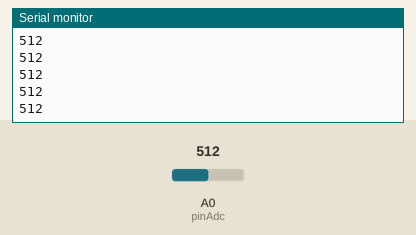
Simulated run of this sketch. Board: Arduino Uno, built with avr-gcc and run on an emulated ATmega328P. On the bench: the last lines printed to the serial monitor. Inputs (shaded band) come from the test bench; at power-on: A0 (pinAdc) = 512.

Above: at 1.2 s.
1.3 s: A0 (pinAdc) set to 716
At 2.0 s:
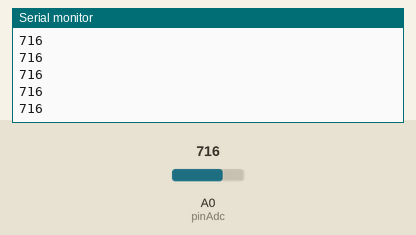
2.8 s: A0 (pinAdc) set to 900
At 3.9 s:
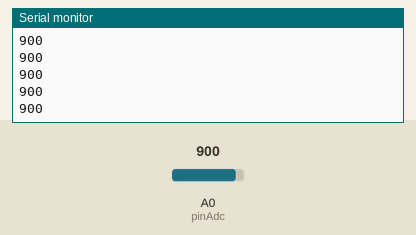
Timing chart, 0 to 5.8 s (numbered marks = the images above; inputs shaded):
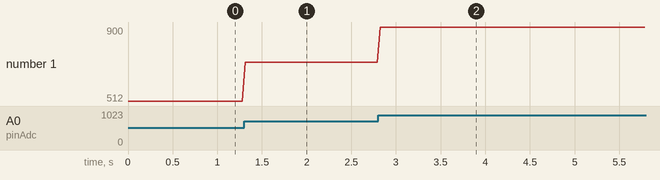

The sketch:

soundsensor.ino
```cpp
// test code for Grove - Sound Sensor
// git test 2

#define pinAdc A0

void setup()
{
    Serial.begin(115200);
    //Serial.println("Grove - Sound Sensor Test...");
}

void loop()
{
    long sum = 0;
    for(int i=0; i<32; i++)
    {
        sum += analogRead(A0);
    }
    sum >>= 5;

    Serial.println(sum);

    delay(30);
}
```

Measured:
- after the input at 1.3 s, the serial monitor: prints a new line at once (image 1)
- after the input at 2.8 s, the serial monitor: prints a new line at once (image 2)
- plotted number 1: 512 → 716 after the input at 1.3 s, 716 → 900 after the input at 2.8 s
